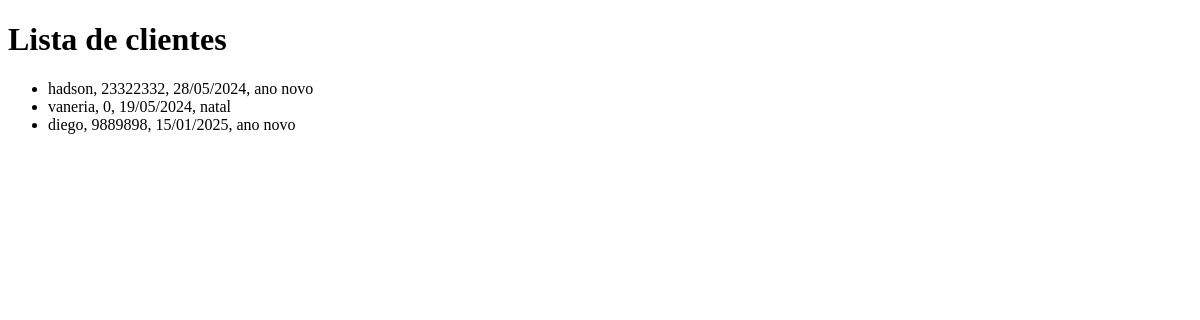
Page /listar/ on the earlier database version.
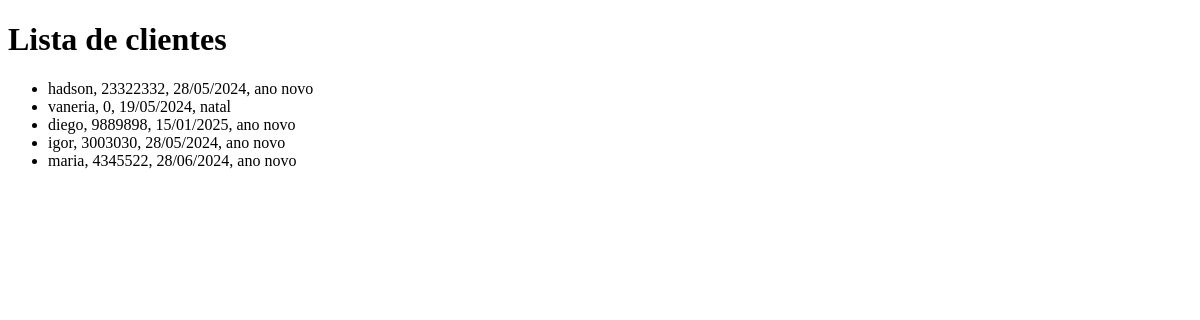
Same page on the later database version.
### siteStudioJr/models.py (models this page shows)
class Cliente(models.Model):
    nome = models.CharField(max_length=100)
    fone = models.IntegerField()
    data = models.CharField(max_length=10)
    tema = models.CharField(max_length=100)

### siteStudioJr/views.py (the view)
# urls.py: path("listar/", listar_clientes, name = "listar_clientes"),
def listar_clientes(request):
    lista = Cliente.objects.all()
    return render(request,'listar_clientes.html', {'lista': lista})

### siteStudioJr/templates/listar_clientes.html (shortened to what this page needs)
<!DOCTYPE html>
<html lang="en">
<head>
</head>
<body>
    <h1>Lista de clientes</h1>
    <ul>
        {% for Cliente in lista %}
        <li>
            {{Cliente.nome}}, {{Cliente.fone}}, {{Cliente.data}}, {{Cliente.tema}}
        </li>
        {% endfor %}
    </ul>
</body>
</html>

Differences in the rows shown:
added Cliente: nome "igor", fone "3003030", data "28/05/2024", tema "ano novo"
added Cliente: nome "maria", fone "4345522", data "28/06/2024", tema "ano novo"
